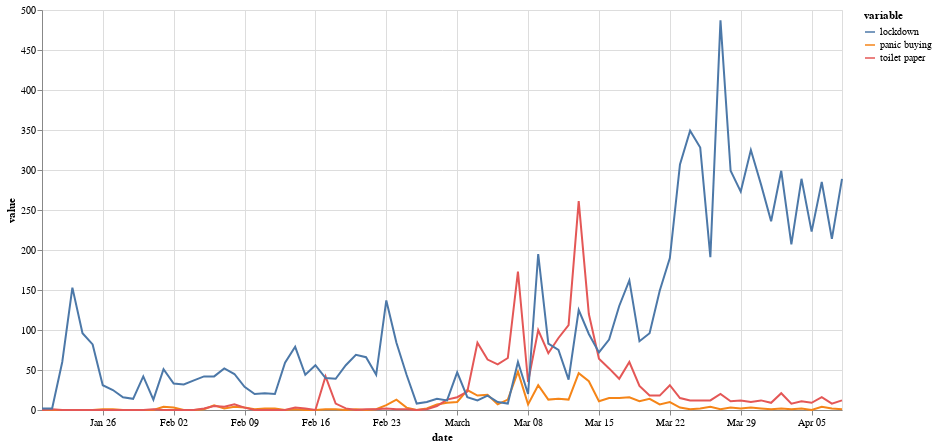

The cell this chart's notebook holds for it:
### Markdown cell above
# Interactive Legend

### Code cell
selection = alt.selection(type='multi', fields=['variable'], bind='legend')

alt.Chart(First_Group_m).mark_line().encode(
    x='date:T',
    y='value',
    color='variable',
    tooltip=['variable', 'value'],
    opacity=alt.condition(selection, alt.value(1), alt.value(0.1))
).properties(
    width=800,
    height=400
).add_selection(
    selection
)

### Figure 1 — Vega-Lite specification as saved in the notebook (floating-point values rounded to 4 significant figures; data arrays with more than 128 entries replaced by an {"elided": "..."} marker saying what was removed)
{"config": {"view": {"continuousWidth": 400, "continuousHeight": 300}}, "data": {"name": "data-91ff41319a3515a5b3478868427bcd5d"}, "mark": "line", "encoding": {"color": {"type": "nominal", "field": "variable"}, "opacity": {"condition": {"value": 1, "selection": "selector030"}, "value": 0.1}, "tooltip": [{"type": "nominal", "field": "variable"}, {"type": "quantitative", "field": "value"}], "x": {"type": "temporal", "field": "date"}, "y": {"type": "quantitative", "field": "value"}}, "height": 400, "selection": {"selector030": {"type": "multi", "fields": ["variable"], "bind": "legend"}}, "width": 800, "$schema": "https://vega.github.io/schema/vega-lite/v4.8.1.json", "datasets": {"data-91ff41319a3515a5b3478868427bcd5d": {"elided": "240 records"}}}
